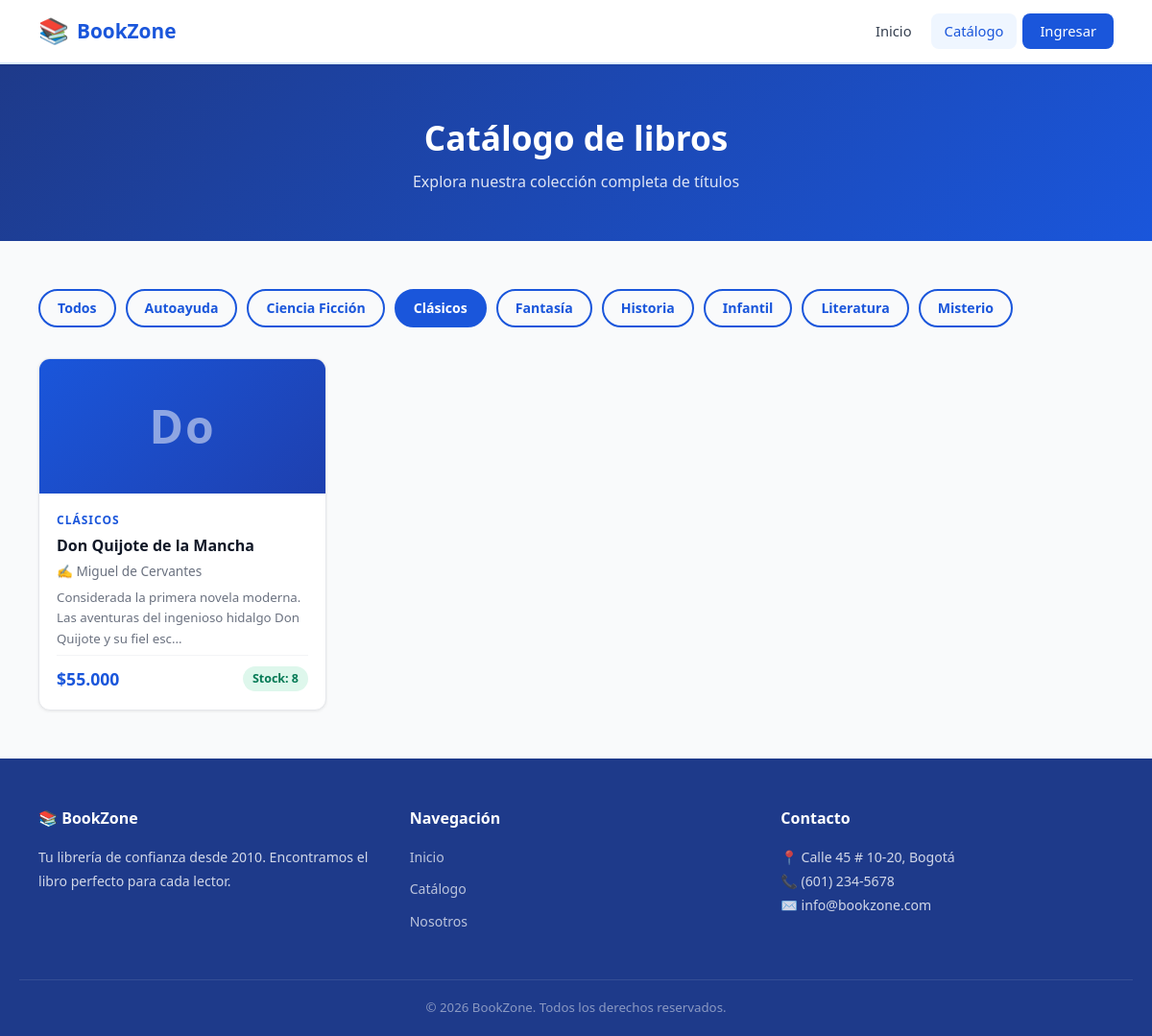
The page /public/?ruta=catalogo&cat=Clásicos on the database its author committed.
### tables this page shows
CREATE TABLE IF NOT EXISTS libros (
    id INT AUTO_INCREMENT PRIMARY KEY,
    titulo VARCHAR(200) NOT NULL,
    autor VARCHAR(150) NOT NULL,
    categoria VARCHAR(100) NOT NULL,
    precio DECIMAL(10,2) NOT NULL DEFAULT 0.00,
    stock INT NOT NULL DEFAULT 0,
    descripcion TEXT,
    fecha_creacion DATETIME DEFAULT CURRENT_TIMESTAMP
);

### public/index.php (called while the page is built, shortened)
<?php
require_once BASE_PATH . '/router.php';

### app/models/Libro.php (called while the page is built, shortened)
<?php
class Libro {
    public static function getAll(): array {
        $pdo = getConnection();
        $stmt = $pdo->query('SELECT * FROM libros ORDER BY fecha_creacion DESC');
        return $stmt->fetchAll();
    }
    public static function getCategorias(): array {
        $pdo = getConnection();
        $stmt = $pdo->query('SELECT DISTINCT categoria FROM libros ORDER BY categoria');
        return $stmt->fetchAll(PDO::FETCH_COLUMN);
    }
}

### app/views/catalogo.php (the view, shortened to what this page needs)
<?php
require_once __DIR__ . '/layout.php';
?>
<section class="page-banner">
    <div class="container">
        <h1>Catálogo de libros</h1>
        <p>Explora nuestra colección completa de títulos</p>
    </div>
</section>
<section class="section-catalog">
    <div class="container">
        <?php if (!empty($categorias)): ?>
        <div class="catalog-filters">
            <a href="/bookzone/public/?ruta=catalogo" class="filter-btn <?= empty($_GET['cat']) ? 'active' : '' ?>">Todos</a>
            <?php foreach ($categorias as $cat): ?>
            <a href="/bookzone/public/?ruta=catalogo&cat=<?= urlencode($cat) ?>"
               class="filter-btn <?= ($_GET['cat'] ?? '') === $cat ? 'active' : '' ?>">
                <?= htmlspecialchars($cat) ?>
            </a>
            <?php endforeach; ?>
        </div>
        <?php endif; ?>
        <?php
        if (!empty($_GET['cat'])) {
            $todosLibros = array_filter($todosLibros, fn($l) => $l['categoria'] === $_GET['cat']);
        }
        ?>
        <?php if (empty($todosLibros)): ?>
            <div class="empty-state">
                <p>📭 No hay libros disponibles en este momento.</p>
            </div>
        <?php else: ?>
        <div class="books-grid">
            <?php foreach ($todosLibros as $libro): ?>
            <article class="book-card">
                <div class="book-cover">
                    <span><?= mb_substr(htmlspecialchars($libro['titulo']), 0, 2) ?></span>
                </div>
                <div class="book-info">
                    <span class="book-categoria"><?= htmlspecialchars($libro['categoria']) ?></span>
                    <h3 class="book-titulo"><?= htmlspecialchars($libro['titulo']) ?></h3>
                    <p class="book-autor">✍️ <?= htmlspecialchars($libro['autor']) ?></p>
                    <p class="book-desc"><?= htmlspecialchars(mb_substr($libro['descripcion'] ?? '', 0, 100)) ?>...</p>
                    <div class="book-footer">
                        <span class="book-precio">$<?= number_format($libro['precio'], 0, ',', '.') ?></span>
                        <span class="book-stock <?= $libro['stock'] > 0 ? 'en-stock' : 'sin-stock' ?>">
                            <?= $libro['stock'] > 0 ? "Stock: {$libro['stock']}" : 'Agotado' ?>
                        </span>
                    </div>
                </div>
            </article>
            <?php endforeach; ?>
        </div>
        <?php endif; ?>
    </div>
</section>
<?php require_once __DIR__ . '/layout_footer.php'; ?>

### public/css/style.css (style rules this page uses)
*, *::before, *::after { box-sizing: border-box; margin: 0; padding: 0; }
:root { --blue-900: #1e3a8a; --blue-800: #1e40af; --blue-700: #1d4ed8; --blue-600: #2563eb; --blue-500: #3b82f6; --blue-400: #60a5fa; --blue-100: #dbeafe; --blue-50: #eff6ff; --primary: #1a56db; --primary-dark: #1e3a8a; --primary-light: #dbeafe; --white: #ffffff; --gray-50: #f9fafb; --gray-100: #f3f4f6; --gray-200: #e5e7eb; --gray-300: #d1d5db; --gray-500: #6b7280; --gray-700: #374151; --gray-900: #111827; --success: #057a55; --success-bg: #def7ec; --danger: #c81e1e; --danger-bg:#fde8e8; --warning-bg:#fef3c7; --radius: 8px; --radius-lg: 12px; --shadow-sm: 0 1px 3px rgba(0,0,0,.08); --shadow: 0 4px 12px rgba(0,0,0,.1); --shadow-lg: 0 10px 30px rgba(0,0,0,.12); --font: 'Segoe UI', system-ui, -apple-system, sans-serif; --transition: .2s ease; --container: 1160px; }
html { scroll-behavior: smooth; }
body { font-family: var(--font); font-size: 16px; line-height: 1.6; color: var(--gray-700); background: var(--gray-50); min-height: 100vh; display: flex; flex-direction: column; }
a { color: var(--primary); text-decoration: none; transition: color var(--transition); }
.container { width: 100%; max-width: var(--container); margin: 0 auto; padding: 0 20px; }
.page-banner { background: linear-gradient(135deg, var(--blue-900) 0%, var(--primary) 100%); color: var(--white); padding: 48px 0; text-align: center; }
.page-banner h1 { font-size: 2.2rem; font-weight: 800; }
.page-banner p { opacity: .85; margin-top: 6px; }
.section-catalog { padding: 50px 0; }
.catalog-filters { display: flex; flex-wrap: wrap; gap: 10px; margin-bottom: 32px; }
.filter-btn { padding: 7px 18px; border-radius: 20px; border: 2px solid var(--primary); color: var(--primary); font-size: .88rem; font-weight: 600; transition: all var(--transition); }
.filter-btn:hover, .filter-btn.active { background: var(--primary); color: var(--white); }
.books-grid { display: flex; flex-wrap: wrap; gap: 24px; }
.book-card { flex: 1 1 260px; max-width: 300px; background: var(--white); border-radius: var(--radius-lg); box-shadow: var(--shadow-sm); border: 1px solid var(--gray-200); overflow: hidden; display: flex; flex-direction: column; transition: all var(--transition); }
.book-cover { background: linear-gradient(135deg, var(--primary) 0%, var(--blue-800) 100%); height: 140px; display: flex; align-items: center; justify-content: center; font-size: 3rem; font-weight: 800; color: rgba(255,255,255,.5); letter-spacing: 2px; }
.book-info { padding: 18px; flex: 1; display: flex; flex-direction: column; gap: 6px; }
.book-categoria { font-size: .75rem; font-weight: 700; text-transform: uppercase; letter-spacing: 1px; color: var(--primary); }
.book-titulo { font-size: 1rem; font-weight: 700; color: var(--gray-900); line-height: 1.3; }
.book-autor { font-size: .85rem; color: var(--gray-500); }
.book-desc { font-size: .83rem; color: var(--gray-500); flex: 1; }
.book-footer { display: flex; align-items: center; justify-content: space-between; padding-top: 10px; border-top: 1px solid var(--gray-100); margin-top: auto; }
.book-precio { font-size: 1.1rem; font-weight: 800; color: var(--primary); }
.book-stock { font-size: .78rem; font-weight: 600; padding: 3px 10px; border-radius: 20px; }
.book-stock.en-stock { background: var(--success-bg); color: var(--success); }

### rows shown on the page
libros: titulo "Do", categoria "CLÁSICOS", titulo "Don Quijote de la Mancha", autor "Miguel de Cervantes", descripcion "Considerada la primera novela moderna. Las aventuras del ingenioso hidalgo Don Quijote y su fiel esc", precio "55.000", stock "8"

### other values the page prints
$cat "Autoayuda"
$cat "Ciencia Ficción"
$cat "Clásicos"
$cat "Fantasía"
$cat "Historia"
$cat "Infantil"
$cat "Literatura"
$cat "Misterio"
